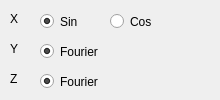
        <widget class="QWidget" name="page_2">
         <widget class="QLabel" name="label_56">
          <property name="geometry">
           <rect>
            <x>10</x>
            <y>10</y>
            <width>21</width>
            <height>17</height>
           </rect>
          </property>
          <property name="text">
           <string>X</string>
          </property>
         </widget>
         <widget class="QLabel" name="label_57">
          <property name="geometry">
           <rect>
            <x>10</x>
            <y>40</y>
            <width>16</width>
            <height>17</height>
           </rect>
          </property>
          <property name="text">
           <string>Y</string>
          </property>
         </widget>
         <widget class="QLabel" name="label_58">
          <property name="geometry">
           <rect>
            <x>10</x>
            <y>70</y>
            <width>16</width>
            <height>17</height>
           </rect>
          </property>
          <property name="text">
           <string>Z</string>
          </property>
         </widget>
         <widget class="QWidget" name="widget_2" native="true">
          <property name="geometry">
           <rect>
            <x>30</x>
            <y>10</y>
            <width>181</width>
            <height>21</height>
           </rect>
          </property>
          <widget class="QRadioButton" name="radioButton_6">
           <property name="geometry">
            <rect>
             <x>10</x>
             <y>0</y>
             <width>51</width>
             <height>23</height>
            </rect>
           </property>
           <property name="text">
            <string>Sin</string>
           </property>
           <property name="checked">
            <bool>true</bool>
           </property>
          </widget>
          <widget class="QRadioButton" name="radioButton_7">
           <property name="geometry">
            <rect>
             <x>80</x>
             <y>0</y>
             <width>112</width>
             <height>23</height>
            </rect>
           </property>
           <property name="text">
            <string>Cos</string>
           </property>
          </widget>
         </widget>
         <widget class="QWidget" name="widget_3" native="true">
          <property name="geometry">
           <rect>
            <x>30</x>
            <y>40</y>
            <width>181</width>
            <height>21</height>
           </rect>
          </property>
          <widget class="QRadioButton" name="radioButton_8">
           <property name="geometry">
            <rect>
             <x>10</x>
             <y>0</y>
             <width>112</width>
             <height>23</height>
            </rect>
           </property>
           <property name="text">
            <string>Fourier</string>
           </property>
           <property name="checked">
            <bool>true</bool>
           </property>
          </widget>
         </widget>
         <widget class="QWidget" name="widget_4" native="true">
          <property name="geometry">
           <rect>
            <x>30</x>
            <y>70</y>
            <width>181</width>
            <height>21</height>
           </rect>
          </property>
          <widget class="QRadioButton" name="radioButton_9">
           <property name="geometry">
            <rect>
             <x>10</x>
             <y>0</y>
             <width>112</width>
             <height>23</height>
            </rect>
           </property>
           <property name="text">
            <string>Fourier</string>
           </property>
           <property name="checked">
            <bool>true</bool>
           </property>
          </widget>
         </widget>
        </widget>
